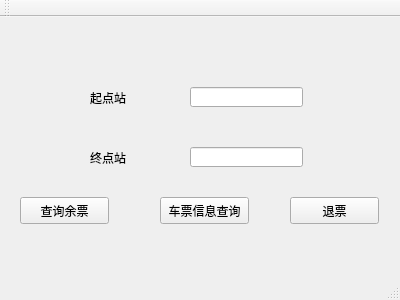
<?xml version="1.0" encoding="UTF-8"?>
<ui version="4.0">
 <class>MainWindow</class>
 <widget class="QMainWindow" name="MainWindow">
  <property name="geometry">
   <rect>
    <x>0</x>
    <y>0</y>
    <width>400</width>
    <height>300</height>
   </rect>
  </property>
  <property name="windowTitle">
   <string>MainWindow</string>
  </property>
  <widget class="QWidget" name="centralWidget">
   <widget class="QLabel" name="label">
    <property name="geometry">
     <rect>
      <x>90</x>
      <y>70</y>
      <width>71</width>
      <height>21</height>
     </rect>
    </property>
    <property name="text">
     <string>起点站</string>
    </property>
   </widget>
   <widget class="QLabel" name="label_2">
    <property name="geometry">
     <rect>
      <x>90</x>
      <y>130</y>
      <width>61</width>
      <height>21</height>
     </rect>
    </property>
    <property name="tabletTracking">
     <bool>false</bool>
    </property>
    <property name="text">
     <string>终点站</string>
    </property>
   </widget>
   <widget class="QPushButton" name="pushButton">
    <property name="geometry">
     <rect>
      <x>20</x>
      <y>180</y>
      <width>89</width>
      <height>27</height>
     </rect>
    </property>
    <property name="text">
     <string>查询余票</string>
    </property>
   </widget>
   <widget class="QLineEdit" name="lineEdit">
    <property name="geometry">
     <rect>
      <x>190</x>
      <y>70</y>
      <width>113</width>
      <height>20</height>
     </rect>
    </property>
   </widget>
   <widget class="QLineEdit" name="lineEdit_2">
    <property name="geometry">
     <rect>
      <x>190</x>
      <y>130</y>
      <width>113</width>
      <height>20</height>
     </rect>
    </property>
   </widget>
   <widget class="QPushButton" name="pushButton_2">
    <property name="geometry">
     <rect>
      <x>160</x>
      <y>180</y>
      <width>89</width>
      <height>27</height>
     </rect>
    </property>
    <property name="text">
     <string>车票信息查询</string>
    </property>
   </widget>
   <widget class="QPushButton" name="pushButton_3">
    <property name="geometry">
     <rect>
      <x>290</x>
      <y>180</y>
      <width>89</width>
      <height>27</height>
     </rect>
    </property>
    <property name="text">
     <string>退票</string>
    </property>
   </widget>
  </widget>
  <widget class="QMenuBar" name="menuBar">
   <property name="geometry">
    <rect>
     <x>0</x>
     <y>0</y>
     <width>400</width>
     <height>26</height>
    </rect>
   </property>
  </widget>
  <widget class="QToolBar" name="mainToolBar">
   <attribute name="toolBarArea">
    <enum>TopToolBarArea</enum>
   </attribute>
   <attribute name="toolBarBreak">
    <bool>false</bool>
   </attribute>
  </widget>
  <widget class="QStatusBar" name="statusBar"/>
 </widget>
 <layoutdefault spacing="6" margin="11"/>
 <resources/>
 <connections/>
</ui>
